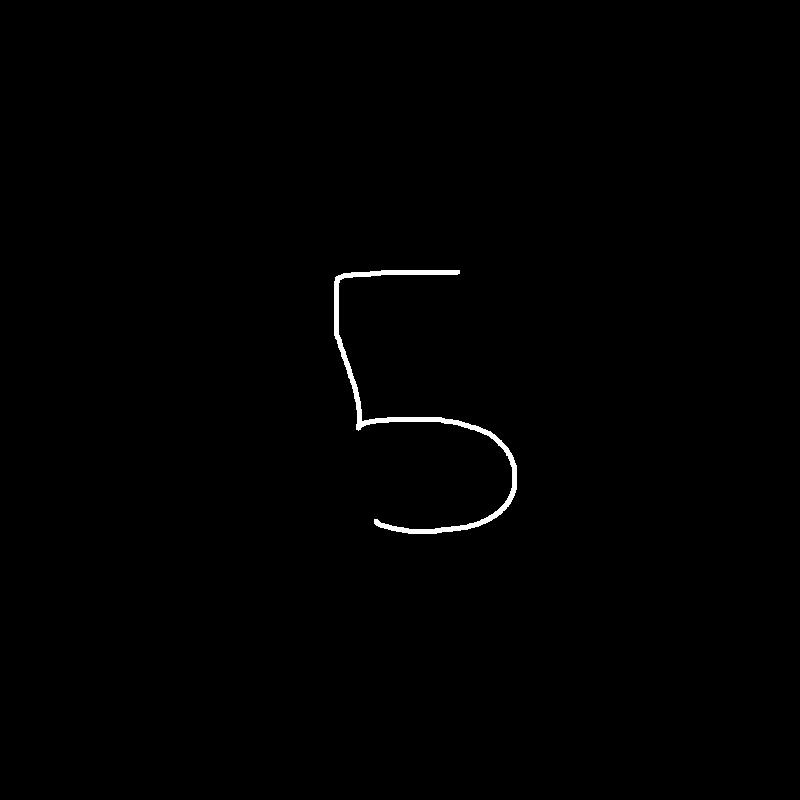
#> input picture JustClickSave.jpg, 800 x 800 px
$ jupyter execute --allow-errors numberPredictor.ipynb
#> lines starting #> are read from the running program, lines starting #| are printed output that depends on the picture
[cell 1]
import imageio
from PIL import Image

from sklearn.metrics import accuracy_score
from sklearn.datasets import load_digits
from sklearn.model_selection import train_test_split
import matplotlib.pyplot as plt
import matplotlib.image as mpimg
# classifiers
from diffprivlib.models import KMeans
from sklearn.neighbors import KNeighborsClassifier
#connect this file to notebook
import string

[cell 2]
numberSet = load_digits()
print(numberSet.data.shape)

[cell 3]
#Features -> X, Target -> Y
train_features,test_features,train_target,test_target = train_test_split(numberSet.data, numberSet.target, test_size=0.3)

[cell 4]
print("--------------\nTrain and test K-nn clustering from scikit learn\n")
knModel = KNeighborsClassifier().fit(train_features,train_target)
kpred = knModel.predict(test_features)
knnAccuracy = accuracy_score(test_target, kpred)*100
print("Sklearn KNN Accuracy: ",knnAccuracy, "% !")

[cell 5]
print("--------------\nTrain and test K-means clustering from IBM diffPriv Library")
#> (the rest of this cell did not finish here and is left out)

[cell 6]
print("----------\nComparing Models\n")
classifiers = ["Sklearn KNN", "IBM KMeans"]
#> (the rest of this cell did not finish here and is left out)

[cell 7]
#imageResize = Image.open("2predict.jpg")
imageResize = Image.open("JustClickSave.jpg")
#> imageResize is the input picture: PIL image 800x800 RGB; min 0, max 255, mean 1.3
w , h = imageResize.size
#> w = 800; h = 800

l = (w - 300)/2
#> l = 250
t = (h - 300)/2
#> t = 250
r = (w + 300)/2
#> r = 550
b = (h + 300)/2
#> b = 550

imageResize = imageResize.crop((l, t, r, b))
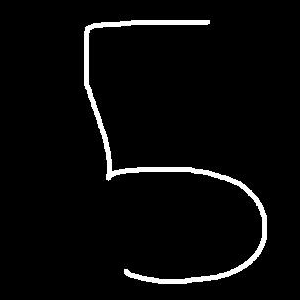
#> imageResize: PIL image 300x300 RGB; min 0, max 255, mean 9.2
imageResize.thumbnail((8,8))
imageResize.save("resizedForPrediction.png")

#userImage = imageio.imread("resizedForPrediction.png", as_gray=True)

userImage = imageio.imread("resizedForPrediction.png", as_gray=True)


finalAdjustment = userImage.flatten().reshape(1,-1)
#print(finalAdjustment)
drawingPrediction = knModel.predict(finalAdjustment)
#> drawingPrediction = [6]

plt.imshow(userImage, cmap = plt.get_cmap('gray_r'),interpolation="nearest")
plt.show()
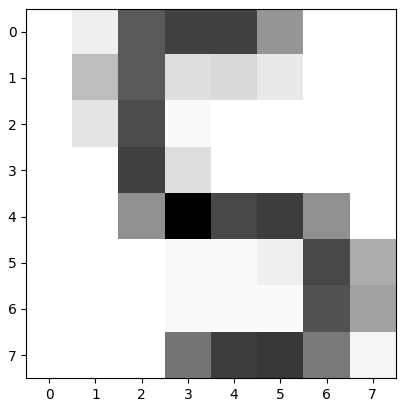
#> figure drawn by matplotlib, 1 panel

print("Predicted number: {0}".format(drawingPrediction))
#| Predicted number: [6]

digit = str(drawingPrediction)
#> digit = '[6]'
digit = digit.translate(str.maketrans('', '', string.punctuation))
#> digit = '6'
numPred = open("prediction.txt", "w")
numPred.write(digit)
numPred.close()

$ run again, with Capture1.PNG saved as JustClickSave.jpg
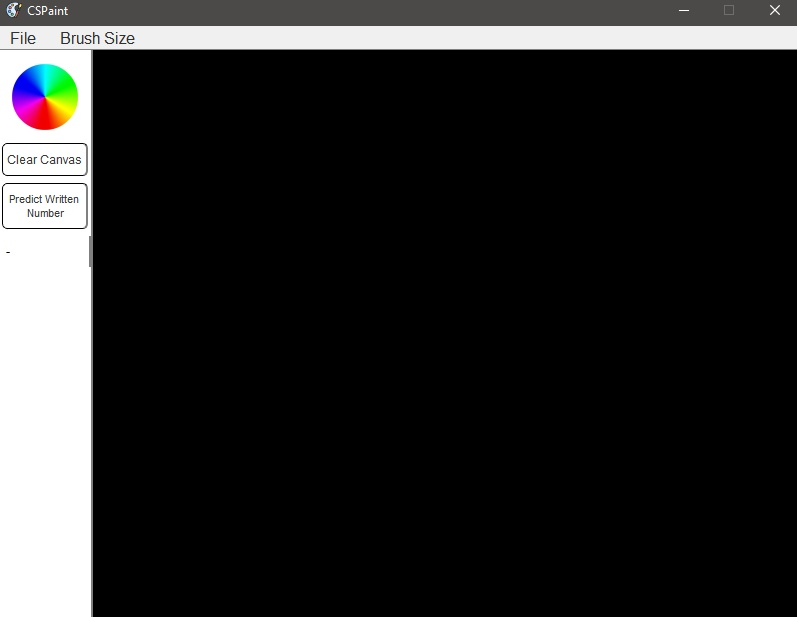
#> input picture Capture1.PNG, 797 x 617 px
#> imageResize is the input picture: PIL image 797x617 RGB; mean R, G, B 37.9, 37.9, 37.7
#> imageResize: PIL image 300x300 RGB; every value is 0
#> drawingPrediction = [0]
#> `plt.show()`:
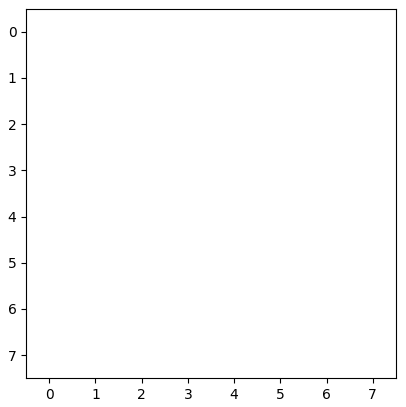
#> figure drawn by matplotlib, 1 panel
#| Predicted number: [0]
#> `digit = str(drawingPrediction)`: digit = '[0]'
#> `digit = digit.translate(str.maketrans('', '', string.punctuation))`: digit = '0'
